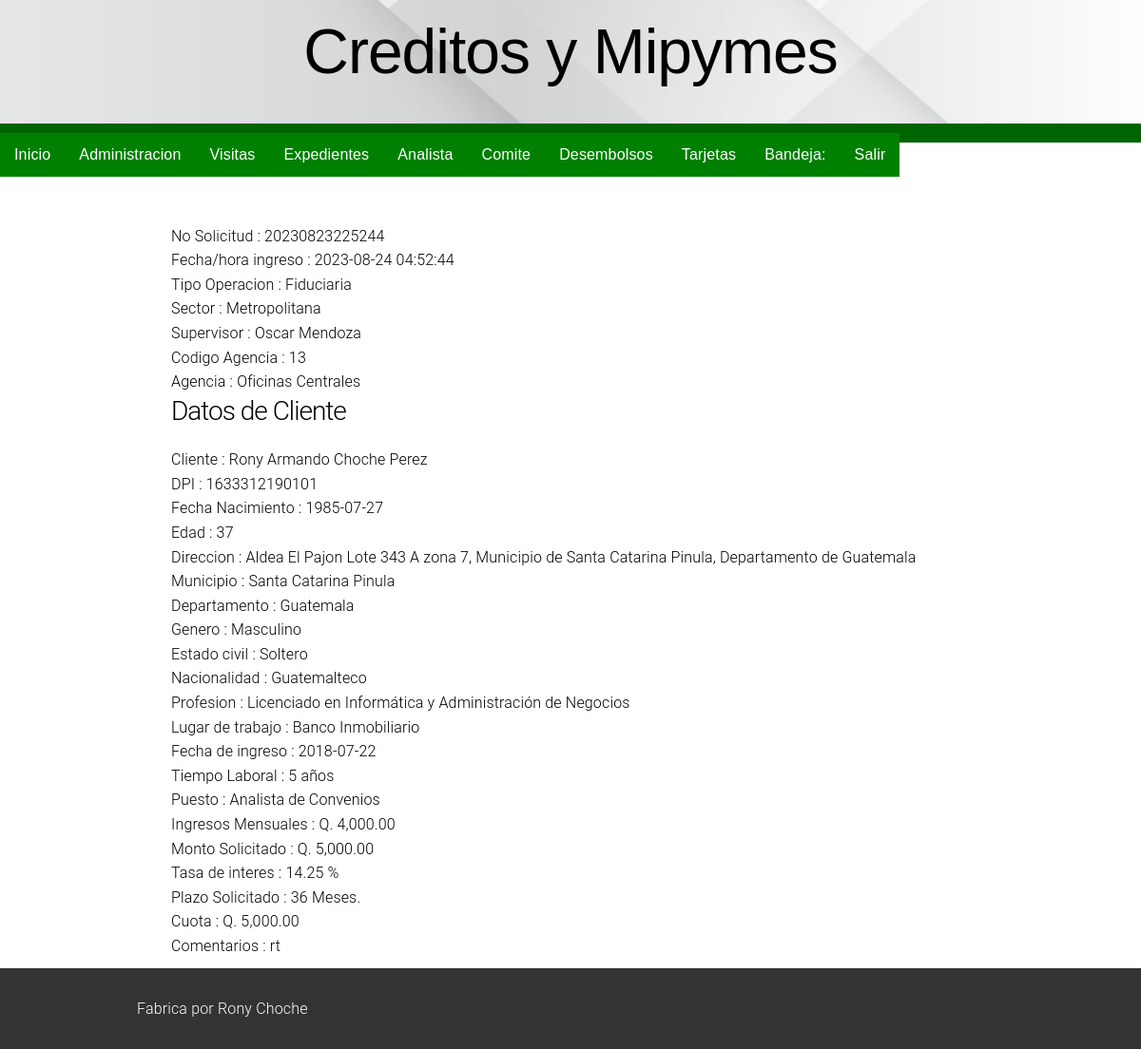
The app's page /consultasol.php?expediente=20230823225244 with its own data.
### tables this page shows
CREATE TABLE `solicitudes` (
  `id_solicitud` int(11) NOT NULL,
  `solicitud` varchar(20) NOT NULL,
  `fechahora` timestamp NULL DEFAULT current_timestamp(),
  `garntia` varchar(20) NOT NULL,
  `id_sector` int(3) NOT NULL,
  `sector` varchar(30) NOT NULL,
  `id_supervisor` int(3) NOT NULL,
  `supervisor` varchar(50) NOT NULL,
  `id_agencia` int(3) NOT NULL,
  `agencia` varchar(30) NOT NULL,
  `subproducto` varchar(30) NOT NULL,
  `ncliente` varchar(90) NOT NULL,
  `dpicliente` varchar(20) NOT NULL,
  `dpiletras` varchar(150) NOT NULL,
  `fnac` date NOT NULL,
  `edad` int(3) NOT NULL,
  `direccion` varchar(500) NOT NULL,
  `municipio` varchar(50) NOT NULL,
  `departamento` varchar(40) NOT NULL,
  `genero` varchar(10) NOT NULL,
  `ecivil` varchar(15) NOT NULL,
  `nacionalidad` varchar(30) NOT NULL,
  `profesion` varchar(80) NOT NULL,
  `ltrabajo` varchar(80) NOT NULL,
  `fingreso` date NOT NULL,
  `tiempolaboral` decimal(6,0) NOT NULL,
  `puesto` varchar(80) NOT NULL,
  `ingresos` decimal(20,2) NOT NULL,
  `montosolicitado` decimal(20,2) NOT NULL,
  `plazomeses` int(3) NOT NULL,
  `tasa` decimal(10,2) NOT NULL,
  `cuota` decimal(20,2) NOT NULL,
  `prospeccion` decimal(5,2) NOT NULL,
  `Comentarios` varchar(5000) NOT NULL,
  `estado` varchar(50) NOT NULL,
  `testigo` varchar(100) NOT NULL,
  `dpitestigo` varchar(20) NOT NULL,
  `dpitestigoletras` varchar(150) NOT NULL,
  `usatestigo` tinyint(1) NOT NULL,
  `ugarantia` tinyint(1) NOT NULL,
  `codgarantia` int(2) NOT NULL,
  `tgarantia` varchar(50) NOT NULL,
  `nomgarantia` varchar(70) NOT NULL,
  `fnacgarantia` date NOT NULL,
  `edadgarantia` int(3) NOT NULL,
  `direcciongarantia` varchar(150) NOT NULL,
  `municipio1` varchar(50) NOT NULL,
  `departamento1` varchar(50) NOT NULL,
  `generogarantia` varchar(20) NOT NULL,
  `ecivilgarantia` varchar(20) NOT NULL,
  `nacionalidadgarantia` varchar(50) NOT NULL,
  `profesiongarantia` varchar(80) NOT NULL,
  `trabajogarantia` varchar(150) NOT NULL,
  `finiciogarantia` date NOT NULL,
  `tlabgarantia` int(3) NOT NULL,
  `puestogarantia` varchar(80) NOT NULL,
  `ingresosgarantia1` decimal(20,2) NOT NULL,
  `dpigarantia` varchar(20) NOT NULL,
  `dpiletrasgarantia` varchar(150) NOT NULL,
  `usatestigo1` tinyint(1) NOT NULL,
  `testigo1` varchar(80) NOT NULL,
  `dpitestigo1` varchar(20) NOT NULL,
  `dpitestigoletras1` varchar(150) NOT NULL,
  `analista` varchar(20) NOT NULL,
  `fechapago` int(2) NOT NULL,
  `destino` varchar(80) NOT NULL,
  `acta` int(6) NOT NULL,
  `fechacomite` timestamp NOT NULL DEFAULT current_timestamp(),
  `punto` varchar(10) NOT NULL,
  `inciso` varchar(5) NOT NULL,
  `usuarioingreso` varchar(20) NOT NULL,
  `correoingreso` varchar(100) NOT NULL,
  `correosupervisor` varchar(100) NOT NULL,
  `correoanalista` varchar(100) NOT NULL,
  `fechaanalisis` timestamp(6) NOT NULL DEFAULT '0000-00-00 00:00:00.000000',
  `promotor` varchar(40) NOT NULL
);

### src/consultasol.php (the view, shortened to what this page needs)
<?php require( 'templates/header.php' ); ?>
 <?php require( 'init.php' ); ?>
<?php
$conn=$app_db;
  ?>
  <?php
    $expediente = ltrim($_GET["expediente"]);
    $sql1 = "SELECT * FROM solicitudes WHERE solicitud = '$expediente'";
    $result1 = $conn->query($sql1);
    if ($result1->num_rows > 0) {
        while ($row1 = $result1->fetch_assoc()) {
          echo "No Solicitud :            ".$row1["solicitud"]."<br>";
          echo "Fecha/hora ingreso   :            ".$row1["fechahora"]."<br>";
          echo "Tipo Operacion   :            ".$row1["garntia"]."<br>";
          echo "Sector   :            ".$row1["sector"]."<br>";
          echo "Supervisor   :            ".$row1["supervisor"]."<br>";
          echo "Codigo Agencia   :            ".$row1["id_agencia"]."<br>";
          echo "Agencia   :            ".$row1["agencia"]."<br>";
          echo "<h3>Datos de Cliente</h3> ";
            echo "Cliente :            ".$row1["ncliente"]."<br>";
            echo "DPI :            ".$row1["dpicliente"]."<br>";
            echo "Fecha Nacimiento :            ".$row1["fnac"]."<br>";
            echo "Edad :            ".$row1["edad"]."<br>";
            echo "Direccion :            ".$row1["direccion"]."<br>";
            echo "Municipio :            ".$row1["municipio"]."<br>";
            echo "Departamento :            ".$row1["departamento"]."<br>";
            echo "Genero :            ".$row1["genero"]."<br>";
            echo "Estado civil :            ".$row1["ecivil"]."<br>";
            echo "Nacionalidad :            ".$row1["nacionalidad"]."<br>";
            echo "Profesion :            ".$row1["profesion"]."<br>";
            echo "Lugar de trabajo :            ".$row1["ltrabajo"]."<br>";
            echo "Fecha de ingreso :            ".$row1["fingreso"]."<br>";
            echo "Tiempo Laboral :            ".$row1["tiempolaboral"]." años <br>";
            echo "Puesto :            ".$row1["puesto"]."<br>";
            echo "Ingresos Mensuales :   Q.         ".$formateado = number_format($row1["ingresos"], 2, '.', ',')."<br>";
            echo "Monto Solicitado :       Q.     ".$formateado = number_format($row1["montosolicitado"], 2, '.', ',')."<br>";
            echo "Tasa de interes :    ".$row1["tasa"]." % <br>";
            echo "Plazo Solicitado :   ".$row1["plazomeses"]." Meses."."<br>";
            echo "Cuota :         Q.     ".$formateado = number_format($row1["montosolicitado"], 2, '.', ',')."<br>";
            echo "Comentarios : ".$row1["Comentarios"]."<br>";
        }
    } else {
    }
?>
<?php require( 'templates/footer.php' );?>

### src/assets/style.css (style rules this page uses)
*, *:after, *:before { box-sizing: inherit; }
html { box-sizing: border-box; font-size: 62.5%; }
body { color: #000000; font-family: 'Roboto', 'Helvetica Neue', 'Helvetica', 'Arial', sans-serif; font-size: 1.6em; font-weight: 300; letter-spacing: .01em; line-height: 1.6; margin:0; }
h1, h2, h3, h4, h5, h6 { font-weight: 300; letter-spacing: -.1rem; margin-bottom: 2.0rem; margin-top: 0; }
h3 { font-size: 2.8rem; line-height: 1.3; }

### src/templates/header.php (style rules this page uses)
* { padding: 0px; margin:0px; }

### records on screen
solicitudes: solicitud "20230823225244", fechahora "2023-08-24 04:52:44", garntia "Fiduciaria", sector "Metropolitana", supervisor "Oscar Mendoza", id_agencia "13", agencia "Oficinas Centrales", ncliente "Rony Armando Choche Perez", dpicliente "1633312190101", fnac "1985-07-27", edad "37", direccion "Aldea El Pajon Lote 343 A zona 7, Municipio de Santa Catarina Pinula, Departamento de Guatemala", municipio "Santa Catarina Pinula", departamento "Guatemala", genero "Masculino", ecivil "Soltero", nacionalidad "Guatemalteco", profesion "Licenciado en Informática y Administración de Negocios", ltrabajo "Banco Inmobiliario", fingreso "2018-07-22", tiempolaboral "5", puesto "Analista de Convenios", ingresos "4,000.00", montosolicitado "5,000.00", tasa "14.25", plazomeses "36", Comentarios "rt"
